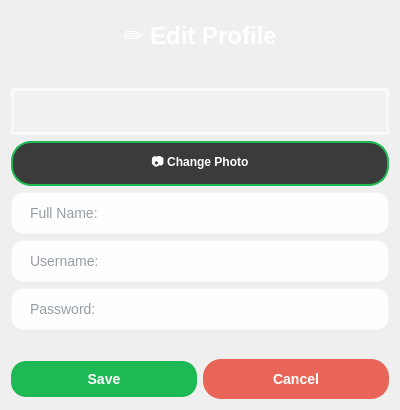
<?xml version="1.0" encoding="UTF-8"?>
<ui version="4.0">
 <class>EditProfileDialog</class>
 <widget class="QDialog" name="EditProfileDialog">
  <property name="geometry">
   <rect>
    <x>0</x>
    <y>0</y>
    <width>400</width>
    <height>410</height>
   </rect>
  </property>
  <property name="windowTitle">
   <string>Dialog</string>
  </property>
  <property name="styleSheet">
   <string notr="true">QDialog#EditProfileDialog {
    background-color: qlineargradient(
        x1: 0, y1: 0, x2: 1, y2: 1,
        stop: 0 #1DB954,
        stop: 1 #191414
    );
}</string>
  </property>
  <layout class="QVBoxLayout" name="verticalLayout_2">
   <item>
    <layout class="QVBoxLayout" name="verticalLayout">
     <item>
      <widget class="QLabel" name="titleLabel">
       <property name="styleSheet">
        <string notr="true">QLabel#titleLabel {
    font-size: 24px;
    font-weight: bold;
    color: white;
    padding: 10px;
}</string>
       </property>
       <property name="text">
        <string>✏️ Edit Profile</string>
       </property>
       <property name="alignment">
        <set>Qt::AlignmentFlag::AlignCenter</set>
       </property>
      </widget>
     </item>
     <item>
      <spacer name="verticalSpacer_2">
       <property name="orientation">
        <enum>Qt::Orientation::Vertical</enum>
       </property>
       <property name="sizeHint" stdset="0">
        <size>
         <width>20</width>
         <height>40</height>
        </size>
       </property>
      </spacer>
     </item>
     <item>
      <widget class="QLabel" name="photoLabel">
       <property name="styleSheet">
        <string notr="true">QLabel#photoLabel {
    background-color: rgba(255, 255, 255, 0.15);
    border: 3px solid rgba(255, 255, 255, 0.6);
    border-radius: 50px;
    color: white;
    font-size: 36px;
}</string>
       </property>
       <property name="text">
        <string/>
       </property>
       <property name="alignment">
        <set>Qt::AlignmentFlag::AlignCenter</set>
       </property>
      </widget>
     </item>
     <item>
      <widget class="QPushButton" name="choosePhotoButton">
       <property name="cursor">
        <cursorShape>PointingHandCursor</cursorShape>
       </property>
       <property name="styleSheet">
        <string notr="true">QPushButton {

background-color: #3b3b3b;

color: white;

border: 2px solid #1DB954;

border-radius: 20px;

padding: 10px 20px;

font-weight: bold;

}



QPushButton:hover {

background-color: #4a4a4a;

}



QPushButton:pressed {

background-color: #2a2a2a;

}</string>
       </property>
       <property name="text">
        <string>📷 Change Photo</string>
       </property>
      </widget>
     </item>
     <item>
      <widget class="QLineEdit" name="fullNameEdit">
       <property name="styleSheet">
        <string notr="true">QLineEdit#fullNameEdit {
    background-color: rgba(255, 255, 255, 0.95);
    border: 2px solid rgba(255, 255, 255, 0.3);
    border-radius: 12px;
    padding: 10px 15px;
    font-size: 14px;
    color: #2c3e50;
}
QLineEdit#fullNameEdit:focus {
    border: 2px solid #1DB954;
}
QLineEdit#fullNameEdit::placeholder {
    color: #95a5a6;
}</string>
       </property>
       <property name="placeholderText">
        <string>Full Name:</string>
       </property>
      </widget>
     </item>
     <item>
      <widget class="QLineEdit" name="usernameEdit">
       <property name="styleSheet">
        <string notr="true">QLineEdit#usernameEdit {
    background-color: rgba(255, 255, 255, 0.95);
    border: 2px solid rgba(255, 255, 255, 0.3);
    border-radius: 12px;
    padding: 10px 15px;
    font-size: 14px;
    color: #2c3e50;
}
QLineEdit#usernameEdit:focus {
    border: 2px solid #1DB954;
}
QLineEdit#usernameEdit::placeholder {
    color: #95a5a6;
}</string>
       </property>
       <property name="placeholderText">
        <string>Username:</string>
       </property>
      </widget>
     </item>
     <item>
      <widget class="QLineEdit" name="passwordEdit">
       <property name="styleSheet">
        <string notr="true">QLineEdit#passwordEdit {
    background-color: rgba(255, 255, 255, 0.95);
    border: 2px solid rgba(255, 255, 255, 0.3);
    border-radius: 12px;
    padding: 10px 15px;
    font-size: 14px;
    color: #2c3e50;
}
QLineEdit#passwordEdit:focus {
    border: 2px solid #1DB954;
}
QLineEdit#passwordEdit::placeholder {
    color: #95a5a6;
}</string>
       </property>
       <property name="placeholderText">
        <string>Password:</string>
       </property>
      </widget>
     </item>
     <item>
      <spacer name="verticalSpacer">
       <property name="orientation">
        <enum>Qt::Orientation::Vertical</enum>
       </property>
       <property name="sizeHint" stdset="0">
        <size>
         <width>20</width>
         <height>40</height>
        </size>
       </property>
      </spacer>
     </item>
     <item>
      <layout class="QHBoxLayout" name="horizontalLayout_2">
       <item>
        <widget class="QPushButton" name="saveButton">
         <property name="cursor">
          <cursorShape>PointingHandCursor</cursorShape>
         </property>
         <property name="styleSheet">
          <string notr="true">QPushButton#saveButton {
    background-color: #1DB954;
    color: white;
    border: none;
    border-radius: 15px;
    padding: 10px 30px;
    font-weight: bold;
    font-size: 14px;
}
QPushButton#saveButton:hover {
    background-color: #1ed760;
}
QPushButton#saveButton:pressed {
    background-color: #1aa34a;
}
</string>
         </property>
         <property name="text">
          <string>Save</string>
         </property>
        </widget>
       </item>
       <item>
        <widget class="QPushButton" name="cancelButton">
         <property name="cursor">
          <cursorShape>PointingHandCursor</cursorShape>
         </property>
         <property name="styleSheet">
          <string notr="true">QPushButton#cancelButton {
    background-color: rgba(231, 76, 60, 0.85);
    color: white;
    border: none;
    border-radius: 18px;
    padding: 12px 35px;
    font-weight: bold;
    font-size: 14px;
    min-width: 80px;
}
QPushButton#cancelButton:hover {
    background-color: rgba(231, 76, 60, 1.0);
}
QPushButton#cancelButton:pressed {
    background-color: rgba(192, 57, 43, 1.0);
}</string>
         </property>
         <property name="text">
          <string>Cancel</string>
         </property>
        </widget>
       </item>
      </layout>
     </item>
    </layout>
   </item>
  </layout>
 </widget>
 <resources/>
 <connections/>
</ui>
